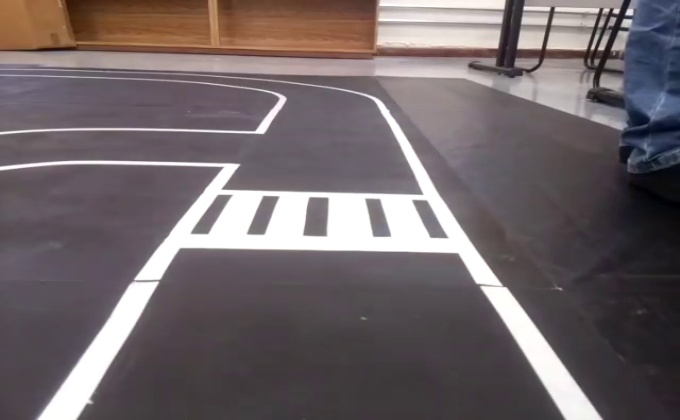
#> input picture Experimentos/Faixas/frames_video_avaliacao/1001.jpg, 680 x 420 px; its folder holds only this picture in this run
$ python -i avaliacao_frames.py   (imports and definitions only)
#> lines starting #> are read from the running program, lines starting #| are printed output that depends on the picture; after the words box and inside, x2 and y2 are one past the last pixel; in counts of white or black regions, pixels touching at a corner belong together
#> further down, picture is the input picture: shape (420, 680, 3); mean B, G, R 104.7, 101.9, 111.8
#!/usr/bin/env python3
# -*- coding: utf-8 -*-
"""
Created on Wed May  6 21:14:59 2020

@author: estanislau
"""

import cv2
import glob
import numpy as np


numero_pasta = 1

caminho_pasta = '/home/estanislau/Projetos/Atena/frames_video_fxa_'+str(numero_pasta)+'/*.jpg'

pt_pista_1, pt_pista_2, pt_pista_3, pt_pista_4 = (70,340), (570,340), (10,410), (620,410)
pt_destino_1, pt_destino_2, pt_destino_3, pt_destino_4 = (150,0), (480,0), (150,420), (480,420)

pontos_pista = np.float32([[pt_pista_1], [pt_pista_2], [pt_pista_3], [pt_pista_4]])
pontos_destino = np.float32([[pt_destino_1], [pt_destino_2], [pt_destino_3], [pt_destino_4]])


def perspectiva_pista(img):

    cv2.line(img, pt_pista_1, pt_pista_2, (0,0,255), 4)
    cv2.line(img, pt_pista_1, pt_pista_3, (0,0,255), 4)
    cv2.line(img, pt_pista_2, pt_pista_4, (0,0,255), 4)
    cv2.line(img, pt_pista_3, pt_pista_4, (0,0,255), 4)

    cv2.line(img, pt_destino_1, pt_destino_2, (0,255,0), 4)
    cv2.line(img, pt_destino_1, pt_destino_3, (0,255,0), 4)
    cv2.line(img, pt_destino_2, pt_destino_4, (0,255,0), 4)
    cv2.line(img, pt_destino_3, pt_destino_4, (0,255,0), 4)


    matriz = cv2.getPerspectiveTransform(pontos_pista, pontos_destino)
    img = cv2.warpPerspective(img, matriz, (680, 420))
    cv2.imshow("Imga", img)
    return img


def filtros_faixas(img):
	img_cinza = cv2.cvtColor(img, cv2.COLOR_BGR2GRAY)
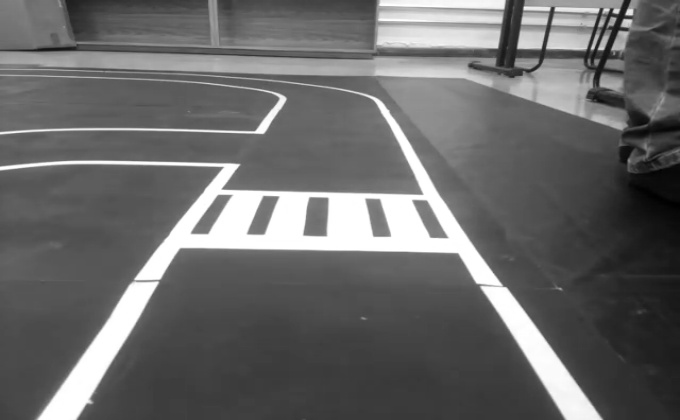
#> img_cinza: shape (420, 680); min 0, max 255, mean 105.2
	img_blur = cv2.GaussianBlur(img_cinza,(5,5),0)

	# Binariza a imagem, definindo regiões pretas e brancas. Para visualizar a imagem binarizada comentar linhas abaixo
	img_tresh = cv2.inRange(img_blur,  240, 255)
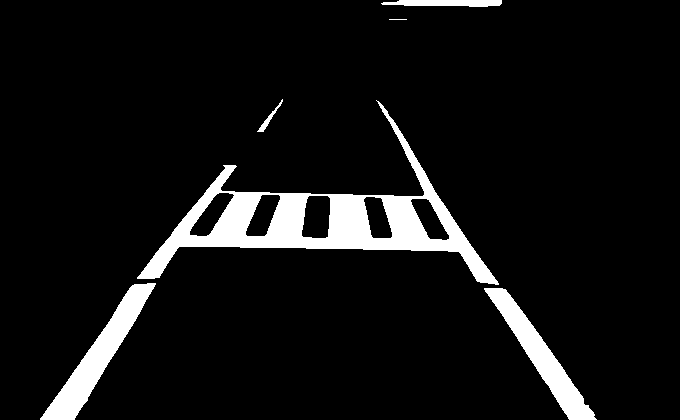
#> img_tresh: shape (420, 680); 7.5% white; 6 white regions (1 under 20 px), largest, box (x1, y1, x2, y2) and area: (137, 100, 499, 285) 13179, (40, 283, 156, 420) 3924, (484, 288, 597, 420) 3380, (381, 0, 502, 7) 682, (257, 99, 283, 132) 141

	return img_tresh


def detecta_faixas(img):
	# Color thresholding
	ret,thresh = cv2.threshold(img,145,250,cv2.THRESH_BINARY_INV)

	# Find the contours of the frame
	contours, hierarchy = cv2.findContours(thresh.copy(), 1, cv2.CHAIN_APPROX_NONE)

	if len(contours) > 0:
		c = max(contours, key=cv2.contourArea)

		M = cv2.moments(c)

		cx = int(M['m10']/M['m00'])

		cy = int(M['m01']/M['m00'])

		cv2.line(img,(cx,0),(cx,420),(255,0,0),1)

		cv2.line(img,(0,cy),(680,cy),(255,0,0),1)

		cv2.drawContours(img, contours, -1, (0,255,0), 1)

		return img, cx

cont_imagem = 1000

quantidade_imagens = len((glob.glob(caminho_pasta)))

# [53 lines not run here, left out]

>>> import cv2
>>> picture = cv2.imread('frames_video_avaliacao/1001.jpg')
>>> result = filtros_faixas(picture)

$ run again, on Experimentos/Faixas/frames_video_avaliacao/1021.jpg
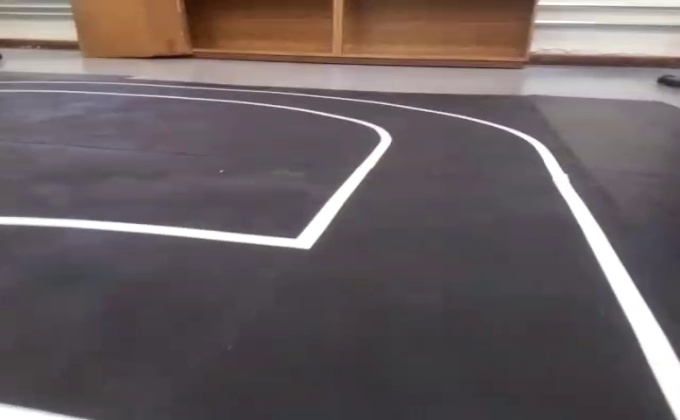
#> input picture Experimentos/Faixas/frames_video_avaliacao/1021.jpg, 680 x 420 px
#> picture is the input picture: shape (420, 680, 3); mean B, G, R 96.6, 94.8, 104.9
#> in filtros_faixas, `img_cinza = cv2.cvtColor(img, cv2.COLOR_BGR2GRAY)`:
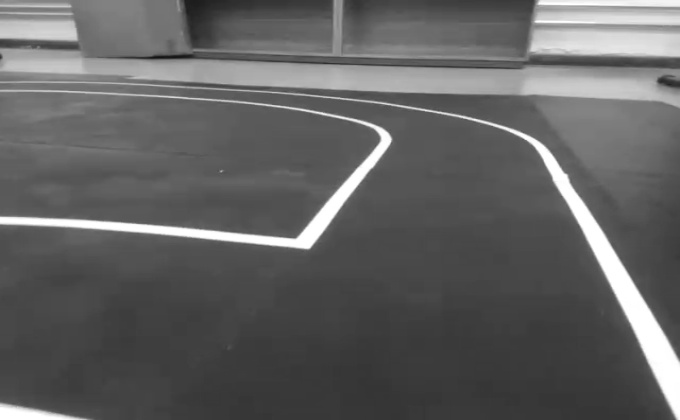
#> img_cinza: shape (420, 680); min 19, max 255, mean 98
#> in filtros_faixas, `img_tresh = cv2.inRange(img_blur,  240, 255)`:
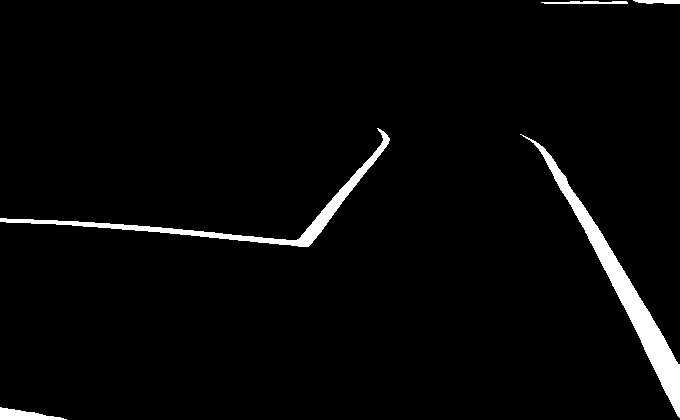
#> img_tresh: shape (420, 680); 2.9% white; 5 white regions, box (x1, y1, x2, y2) and area: (520, 134, 680, 418) 4696, (0, 128, 390, 247) 2854, (0, 407, 67, 420) 481, (541, 1, 628, 4) 212, (633, 0, 680, 4) 157

$ run again, on Experimentos/Faixas/frames_video_avaliacao/1022.jpg
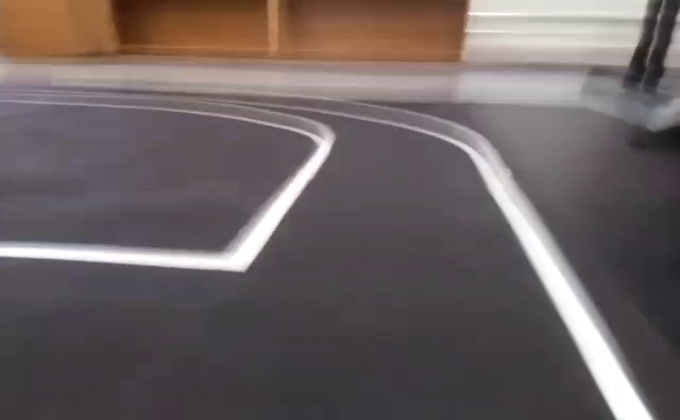
#> input picture Experimentos/Faixas/frames_video_avaliacao/1022.jpg, 680 x 420 px
#> picture is the input picture: shape (420, 680, 3); mean B, G, R 96.7, 96.4, 106.9
#> in filtros_faixas, `img_cinza = cv2.cvtColor(img, cv2.COLOR_BGR2GRAY)`:
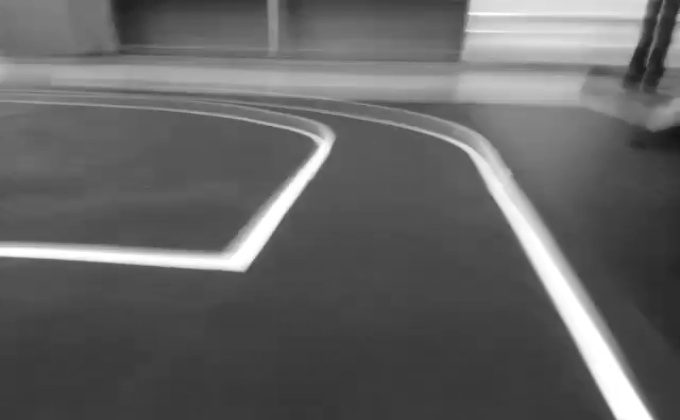
#> img_cinza: shape (420, 680); min 19, max 255, mean 99.6
#> in filtros_faixas, `img_tresh = cv2.inRange(img_blur,  240, 255)`:
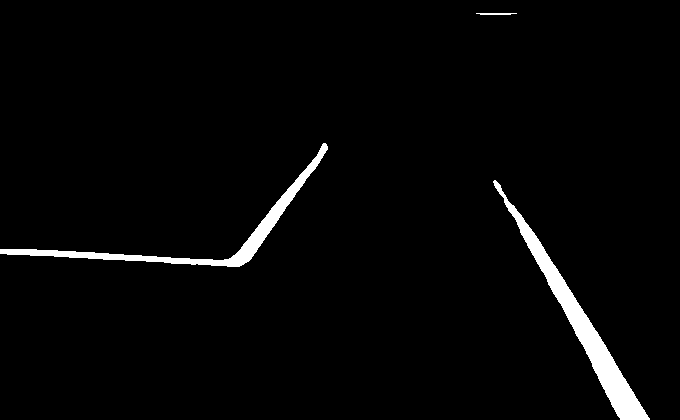
#> img_tresh: shape (420, 680); 2.7% white; 3 white regions, box (x1, y1, x2, y2) and area: (493, 180, 650, 420) 4463, (0, 143, 328, 267) 3059, (476, 13, 517, 15) 72
